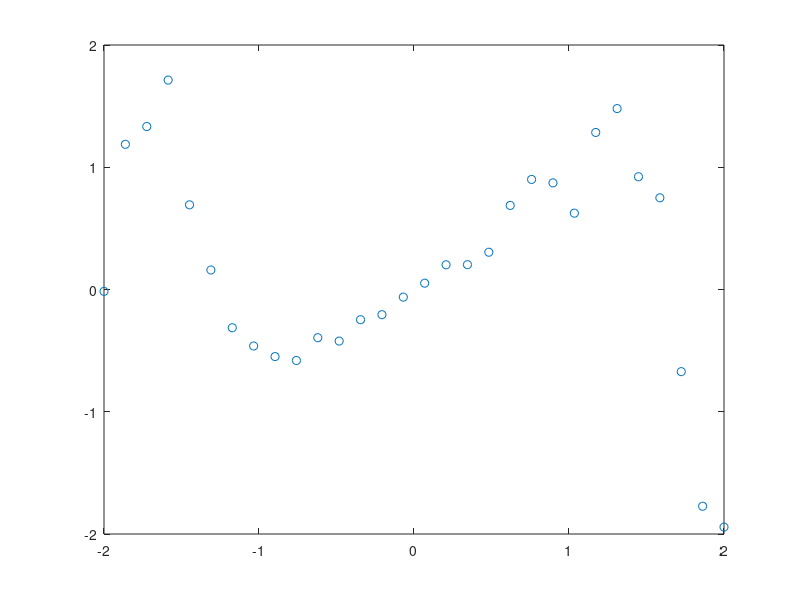

This chart was generated by the following MATLAB code:
n = 30;
start = -2;
stop = 2;

x = linspace(start, stop, n);
eps = 1;
rng(1);

r = rand(1, n) * eps;

y = x.*(cos(r+0.5*x.^3)+sin(0.5*x.^3));

plot(x,y,'o');

